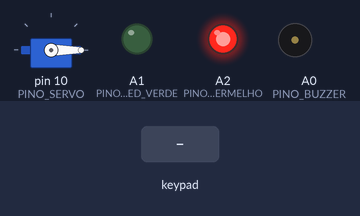
This sketch was run on a simulated Arduino Uno, built with avr-gcc and run on an emulated ATmega328P. Parts: servo, output pins drawn as LEDs (lit = HIGH), buzzer (waves = sounding, pin HIGH). Inputs (shaded band) come from the test bench. EEPROM starts erased; what the sketch prints to the serial monitor is not drawn.

Above: at 1.2 s.
1.3 s: key '#' pressed
At 1.8 s:
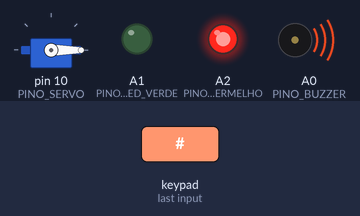
3.5 s: keypad keys 1 2 3 4 # pressed 0.4 s apart
At 6.0 s:
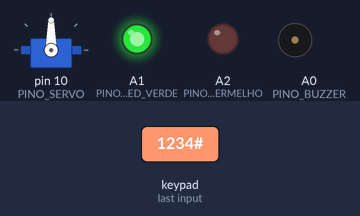
7.0 s: key 'A' pressed
At 8.1 s:
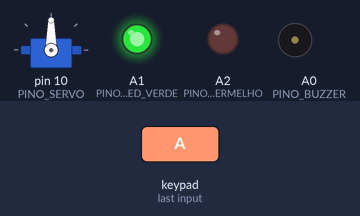
8.6 s: keypad keys 1 2 3 4 * pressed 0.4 s apart
At 8.82 s:
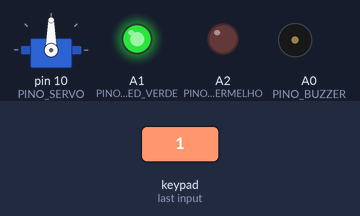
Timing chart, 0 to 11.8 s (numbered marks = the images above; inputs shaded):
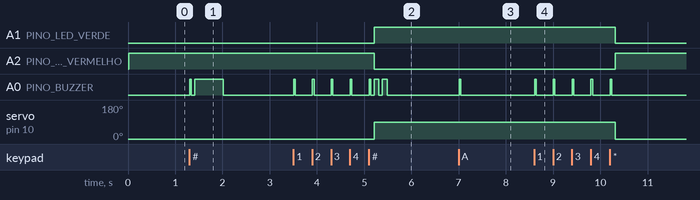

Measured:
- after the input at 1.3 s, A0 (PINO_BUZZER): LOW → HIGH at once, → LOW 0.04 s later, → HIGH 0.07 s later, → LOW 0.60 s later
- after the input at 3.5 s, A1 (PINO_LED_VERDE): LOW → HIGH after 1.7 s; A2 (PINO_LED_VERMELHO): HIGH → LOW after 1.7 s; A0 (PINO_BUZZER): goes 4 × (HIGH 0.04 s, LOW 0.36 s), HIGH 0.04 s, LOW 0.07 s, HIGH 0.10 s, LOW 0.07 s, HIGH 0.10 s, then LOW, starting at once; servo on pin 10 (PINO_SERVO): 0° → 90° after 1.7 s
- after the input at 7.0 s, A0 (PINO_BUZZER): LOW → HIGH at once, → LOW 0.04 s later
- after the input at 8.6 s, A1 (PINO_LED_VERDE): HIGH → LOW after 1.7 s; A2 (PINO_LED_VERMELHO): LOW → HIGH after 1.7 s; A0 (PINO_BUZZER): alternates HIGH for 0.04 s and LOW for 0.36 s, 10 changes in all, then stays LOW, starting at once; servo on pin 10 (PINO_SERVO): 90° → 0° after 1.7 s

The sketch:

p58_cofre_com_senha_gravada_na_memoria.ino
```cpp
/*
 * Projeto 58: Cofre com Senha Gravada na Memória
 * O que faz: Cofre eletrônico com teclado 4x4 e servo SG90 que salva a senha na EEPROM (troca pela tecla 'A').
 * Ligações: D2..D5 (Linhas), D6..D9 (Colunas), D10 (Servo), A0 (Buzzer), A1 (LED Verde), A2 (LED Vermelho)
 * Bibliotecas: EEPROM, Keypad, Servo
 * Material: 80 Projetos Arduino
 */

#include <EEPROM.h>
#include <Keypad.h>
#include <Servo.h>

const byte PINO_L1 = 2;           // Linha 1 do teclado
const byte PINO_L2 = 3;           // Linha 2 do teclado
const byte PINO_L3 = 4;           // Linha 3 do teclado
const byte PINO_L4 = 5;           // Linha 4 do teclado
const byte PINO_C1 = 6;           // Coluna 1 do teclado
const byte PINO_C2 = 7;           // Coluna 2 do teclado
const byte PINO_C3 = 8;           // Coluna 3 do teclado
const byte PINO_C4 = 9;           // Coluna 4 do teclado
const byte PINO_SERVO = 10;       // Servo motor da tranca
const byte PINO_BUZZER = A0;      // Buzzer ativo 5V
const byte PINO_LED_VERDE = A1;   // LED Verde (Cofre Aberto)
const byte PINO_LED_VERMELHO = A2; // LED Vermelho (Cofre Trancado)

const byte ASSINATURA_EEPROM = 0xA5; // AJUSTE AQUI: mude este byte se quiser resetar para "1234"

char teclas[4][4] = {
  {'1', '2', '3', 'A'},
  {'4', '5', '6', 'B'},
  {'7', '8', '9', 'C'},
  {'*', '0', '#', 'D'}
};
byte pinosL[4] = {PINO_L1, PINO_L2, PINO_L3, PINO_L4};
byte pinosC[4] = {PINO_C1, PINO_C2, PINO_C3, PINO_C4};

Keypad teclado = Keypad(makeKeymap(teclas), pinosL, pinosC, 4, 4);
Servo ferrolho;

char senhaSalva[5] = "1234";
char buffer[5];
byte pos = 0;
bool cofreAberto = false;
bool trocandoSenha = false;

void apitar(byte vezes, int ms) {
  for (byte i = 0; i < vezes; i++) {
    digitalWrite(PINO_BUZZER, HIGH);
    delay(ms);
    digitalWrite(PINO_BUZZER, LOW);
    delay(70);
  }
}

void carregarSenhaEeprom() {
  if (EEPROM.read(0) == ASSINATURA_EEPROM) {
    for (byte i = 0; i < 4; i++) {
      senhaSalva[i] = (char)EEPROM.read(1 + i);
    }
    senhaSalva[4] = '\0';
  } else {
    EEPROM.update(0, ASSINATURA_EEPROM);
    for (byte i = 0; i < 4; i++) {
      EEPROM.update(1 + i, senhaSalva[i]);
    }
  }
}

void salvarNovaSenha(const char* nova) {
  for (byte i = 0; i < 4; i++) {
    senhaSalva[i] = nova[i];
    EEPROM.update(1 + i, nova[i]);
  }
  senhaSalva[4] = '\0';
}

void atualizarEstadoCofre(bool abrir) {
  cofreAberto = abrir;
  trocandoSenha = false;
  pos = 0;
  ferrolho.write(abrir ? 90 : 0);
  digitalWrite(PINO_LED_VERDE, abrir ? HIGH : LOW);
  digitalWrite(PINO_LED_VERMELHO, abrir ? LOW : HIGH);
}

void setup() {
  Serial.begin(9600);
  pinMode(PINO_BUZZER, OUTPUT);
  pinMode(PINO_LED_VERDE, OUTPUT);
  pinMode(PINO_LED_VERMELHO, OUTPUT);

  ferrolho.attach(PINO_SERVO);
  carregarSenhaEeprom();
  atualizarEstadoCofre(false);

  Serial.println(F("Sistema pronto! Cofre com Senha na EEPROM ativo."));
  Serial.println(F("Digite a senha de 4 dígitos + [#] (ou [*] para trancar/limpar)."));
}

void loop() {
  char k = teclado.getKey();
  if (!k) return;

  apitar(1, 35);

  if (k == '*') {
    atualizarEstadoCofre(false);
    Serial.println(F("Cofre TRANCADO."));
    return;
  }

  if (k == 'A' && cofreAberto && !trocandoSenha) {
    trocandoSenha = true;
    pos = 0;
    Serial.println(F("Modo Troca de Senha: digite os 4 novos dígitos + [#]..."));
    return;
  }

  if (k == '#') {
    buffer[pos] = '\0';
    if (trocandoSenha) {
      if (pos == 4) {
        salvarNovaSenha(buffer);
        trocandoSenha = false;
        pos = 0;
        apitar(3, 90);
        Serial.println(F("Nova senha salva com sucesso na memória EEPROM!"));
      } else {
        Serial.println(F("A nova senha deve ter exatamente 4 dígitos!"));
        apitar(1, 500);
        pos = 0;
      }
    } else {
      if (strcmp(buffer, senhaSalva) == 0) {
        atualizarEstadoCofre(true);
        apitar(2, 100);
        Serial.println(F("Cofre ABERTO! Aperte [A] para trocar a senha ou [*] para trancar."));
      } else {
        pos = 0;
        apitar(1, 600);
        Serial.println(F("Senha incorreta!"));
      }
    }
    return;
  }

  if (k >= '0' && k <= '9' && pos < 4) {
    buffer[pos++] = k;
    Serial.print('*');
    if (pos == 4) Serial.println();
  }
}
```
